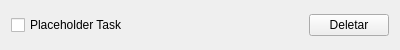
<?xml version="1.0" encoding="UTF-8"?>
<ui version="4.0">
 <class>TaskWidget</class>
 <widget class="QWidget" name="TaskWidget">
  <property name="geometry">
   <rect>
    <x>0</x>
    <y>0</y>
    <width>400</width>
    <height>50</height>
   </rect>
  </property>
  <property name="windowTitle">
   <string>Form</string>
  </property>
  <layout class="QHBoxLayout" name="horizontalLayout">
   <item>
    <widget class="QCheckBox" name="taskCheckBox">
     <property name="sizePolicy">
      <sizepolicy hsizetype="Expanding" vsizetype="Fixed">
       <horstretch>0</horstretch>
       <verstretch>0</verstretch>
      </sizepolicy>
     </property>
     <property name="text">
      <string>Placeholder Task</string>
     </property>
    </widget>
   </item>
   <item>
    <widget class="QPushButton" name="deleteButton">
     <property name="text">
      <string>Deletar</string>
     </property>
    </widget>
   </item>
  </layout>
 </widget>
 <resources/>
 <connections/>
</ui>
